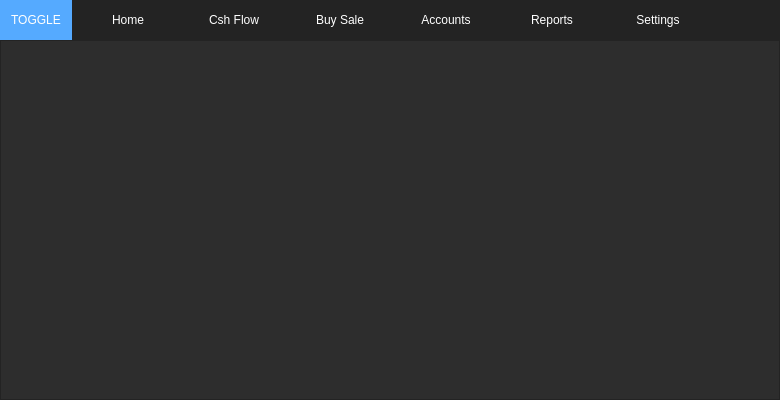
<?xml version="1.0" encoding="UTF-8"?>
<ui version="4.0">
 <class>MainWindow</class>
 <widget class="QMainWindow" name="MainWindow">
  <property name="geometry">
   <rect>
    <x>0</x>
    <y>0</y>
    <width>780</width>
    <height>400</height>
   </rect>
  </property>
  <property name="minimumSize">
   <size>
    <width>0</width>
    <height>0</height>
   </size>
  </property>
  <property name="windowTitle">
   <string>MainWindow</string>
  </property>
  <property name="styleSheet">
   <string notr="true">background-color: rgb(45, 45, 45);</string>
  </property>
  <widget class="QWidget" name="centralwidget">
   <layout class="QVBoxLayout" name="verticalLayout">
    <property name="spacing">
     <number>0</number>
    </property>
    <property name="leftMargin">
     <number>0</number>
    </property>
    <property name="topMargin">
     <number>0</number>
    </property>
    <property name="rightMargin">
     <number>0</number>
    </property>
    <property name="bottomMargin">
     <number>0</number>
    </property>
    <item>
     <widget class="QFrame" name="Top_Bar">
      <property name="minimumSize">
       <size>
        <width>0</width>
        <height>40</height>
       </size>
      </property>
      <property name="maximumSize">
       <size>
        <width>16777215</width>
        <height>40</height>
       </size>
      </property>
      <property name="styleSheet">
       <string notr="true">background-color: rgb(35, 35, 35);</string>
      </property>
      <property name="frameShape">
       <enum>QFrame::NoFrame</enum>
      </property>
      <property name="frameShadow">
       <enum>QFrame::Raised</enum>
      </property>
      <layout class="QHBoxLayout" name="horizontalLayout">
       <property name="leftMargin">
        <number>0</number>
       </property>
       <property name="topMargin">
        <number>0</number>
       </property>
       <property name="rightMargin">
        <number>0</number>
       </property>
       <property name="bottomMargin">
        <number>0</number>
       </property>
       <item>
        <widget class="QPushButton" name="Btn_Toggle">
         <property name="sizePolicy">
          <sizepolicy hsizetype="Expanding" vsizetype="Expanding">
           <horstretch>0</horstretch>
           <verstretch>0</verstretch>
          </sizepolicy>
         </property>
         <property name="styleSheet">
          <string notr="true">color: rgb(255, 255, 255);
              border: 0px solid;
background-color: rgb(85, 170, 255)</string>
         </property>
         <property name="text">
          <string>TOGGLE</string>
         </property>
        </widget>
       </item>
       <item>
        <widget class="QPushButton" name="pb_home">
         <property name="sizePolicy">
          <sizepolicy hsizetype="Preferred" vsizetype="Preferred">
           <horstretch>0</horstretch>
           <verstretch>0</verstretch>
          </sizepolicy>
         </property>
         <property name="minimumSize">
          <size>
           <width>100</width>
           <height>0</height>
          </size>
         </property>
         <property name="styleSheet">
          <string notr="true">QPushButton {
                 color: rgb(255, 255, 255);
                 background-color: rgb(35, 35, 35);
                 border: 0px solid;
                 }
                 QPushButton:hover {
                 background-color: rgb(85, 170, 255);
                 }
                </string>
         </property>
         <property name="text">
          <string>Home</string>
         </property>
        </widget>
       </item>
       <item>
        <widget class="QPushButton" name="pb_cash_flow">
         <property name="sizePolicy">
          <sizepolicy hsizetype="Preferred" vsizetype="Preferred">
           <horstretch>0</horstretch>
           <verstretch>0</verstretch>
          </sizepolicy>
         </property>
         <property name="minimumSize">
          <size>
           <width>100</width>
           <height>0</height>
          </size>
         </property>
         <property name="styleSheet">
          <string notr="true">QPushButton {
                 color: rgb(255, 255, 255);
                 background-color: rgb(35, 35, 35);
                 border: 0px solid;
                 }
                 QPushButton:hover {
                 background-color: rgb(85, 170, 255);
                 }
                </string>
         </property>
         <property name="text">
          <string>Csh Flow</string>
         </property>
        </widget>
       </item>
       <item>
        <widget class="QPushButton" name="pb_buy_sale">
         <property name="sizePolicy">
          <sizepolicy hsizetype="Preferred" vsizetype="Preferred">
           <horstretch>0</horstretch>
           <verstretch>0</verstretch>
          </sizepolicy>
         </property>
         <property name="minimumSize">
          <size>
           <width>100</width>
           <height>0</height>
          </size>
         </property>
         <property name="styleSheet">
          <string notr="true">QPushButton {
                 color: rgb(255, 255, 255);
                 background-color: rgb(35, 35, 35);
                 border: 0px solid;
                 }
                 QPushButton:hover {
                 background-color: rgb(85, 170, 255);
                 }
                </string>
         </property>
         <property name="text">
          <string>Buy Sale</string>
         </property>
        </widget>
       </item>
       <item>
        <widget class="QPushButton" name="pb_accounts">
         <property name="sizePolicy">
          <sizepolicy hsizetype="Preferred" vsizetype="Preferred">
           <horstretch>0</horstretch>
           <verstretch>0</verstretch>
          </sizepolicy>
         </property>
         <property name="minimumSize">
          <size>
           <width>100</width>
           <height>0</height>
          </size>
         </property>
         <property name="styleSheet">
          <string notr="true">QPushButton {
                 color: rgb(255, 255, 255);
                 background-color: rgb(35, 35, 35);
                 border: 0px solid;
                 }
                 QPushButton:hover {
                 background-color: rgb(85, 170, 255);
                 }
                </string>
         </property>
         <property name="text">
          <string>Accounts</string>
         </property>
        </widget>
       </item>
       <item>
        <widget class="QPushButton" name="pb_reports">
         <property name="sizePolicy">
          <sizepolicy hsizetype="Preferred" vsizetype="Preferred">
           <horstretch>0</horstretch>
           <verstretch>0</verstretch>
          </sizepolicy>
         </property>
         <property name="minimumSize">
          <size>
           <width>100</width>
           <height>0</height>
          </size>
         </property>
         <property name="styleSheet">
          <string notr="true">QPushButton {
                 color: rgb(255, 255, 255);
                 background-color: rgb(35, 35, 35);
                 border: 0px solid;
                 }
                 QPushButton:hover {
                 background-color: rgb(85, 170, 255);
                 }
                </string>
         </property>
         <property name="text">
          <string>Reports</string>
         </property>
        </widget>
       </item>
       <item>
        <widget class="QPushButton" name="pb_settings">
         <property name="sizePolicy">
          <sizepolicy hsizetype="Preferred" vsizetype="Preferred">
           <horstretch>0</horstretch>
           <verstretch>0</verstretch>
          </sizepolicy>
         </property>
         <property name="minimumSize">
          <size>
           <width>100</width>
           <height>0</height>
          </size>
         </property>
         <property name="styleSheet">
          <string notr="true">QPushButton {
                 color: rgb(255, 255, 255);
                 background-color: rgb(35, 35, 35);
                 border: 0px solid;
                 }
                 QPushButton:hover {
                 background-color: rgb(85, 170, 255);
                 }
                </string>
         </property>
         <property name="text">
          <string>Settings</string>
         </property>
        </widget>
       </item>
       <item>
        <spacer name="horizontalSpacer">
         <property name="orientation">
          <enum>Qt::Horizontal</enum>
         </property>
         <property name="sizeHint" stdset="0">
          <size>
           <width>66</width>
           <height>20</height>
          </size>
         </property>
        </spacer>
       </item>
      </layout>
     </widget>
    </item>
    <item>
     <widget class="QFrame" name="Content">
      <property name="frameShape">
       <enum>QFrame::NoFrame</enum>
      </property>
      <property name="frameShadow">
       <enum>QFrame::Raised</enum>
      </property>
      <layout class="QHBoxLayout" name="horizontalLayout_2">
       <property name="spacing">
        <number>0</number>
       </property>
       <property name="leftMargin">
        <number>0</number>
       </property>
       <property name="topMargin">
        <number>0</number>
       </property>
       <property name="rightMargin">
        <number>0</number>
       </property>
       <property name="bottomMargin">
        <number>0</number>
       </property>
       <item>
        <widget class="QFrame" name="frame_pages">
         <property name="frameShape">
          <enum>QFrame::StyledPanel</enum>
         </property>
         <property name="frameShadow">
          <enum>QFrame::Raised</enum>
         </property>
         <layout class="QVBoxLayout" name="verticalLayout_5">
          <property name="leftMargin">
           <number>0</number>
          </property>
          <property name="rightMargin">
           <number>0</number>
          </property>
          <property name="bottomMargin">
           <number>0</number>
          </property>
          <item>
           <widget class="QStackedWidget" name="stackedWidget">
            <property name="currentIndex">
             <number>0</number>
            </property>
            <widget class="HomePage" name="homeObj"/>
            <widget class="CashFlow" name="cashFlowObj"/>
            <widget class="BuySale" name="buySaleObj"/>
            <widget class="AccountsPage" name="accountsObj"/>
            <widget class="Reports" name="reportsObj"/>
            <widget class="Settings" name="settingsObj"/>
           </widget>
          </item>
         </layout>
        </widget>
       </item>
      </layout>
     </widget>
    </item>
   </layout>
  </widget>
 </widget>
 <customwidgets>
  <customwidget>
   <class>HomePage</class>
   <extends>QWidget</extends>
   <header>pages/homepage</header>
   <container>1</container>
  </customwidget>
  <customwidget>
   <class>CashFlow</class>
   <extends>QWidget</extends>
   <header>pages/cashflowpage</header>
   <container>1</container>
  </customwidget>
  <customwidget>
   <class>BuySale</class>
   <extends>QWidget</extends>
   <header>pages/buysalepage</header>
   <container>1</container>
  </customwidget>
  <customwidget>
   <class>AccountsPage</class>
   <extends>QWidget</extends>
   <header>pages/accountspage</header>
   <container>1</container>
  </customwidget>
  <customwidget>
   <class>Reports</class>
   <extends>QWidget</extends>
   <header>pages/reportspage</header>
   <container>1</container>
  </customwidget>
  <customwidget>
   <class>Settings</class>
   <extends>QWidget</extends>
   <header>pages/settingspage</header>
   <container>1</container>
  </customwidget>
 </customwidgets>
 <resources/>
 <connections/>
</ui>
